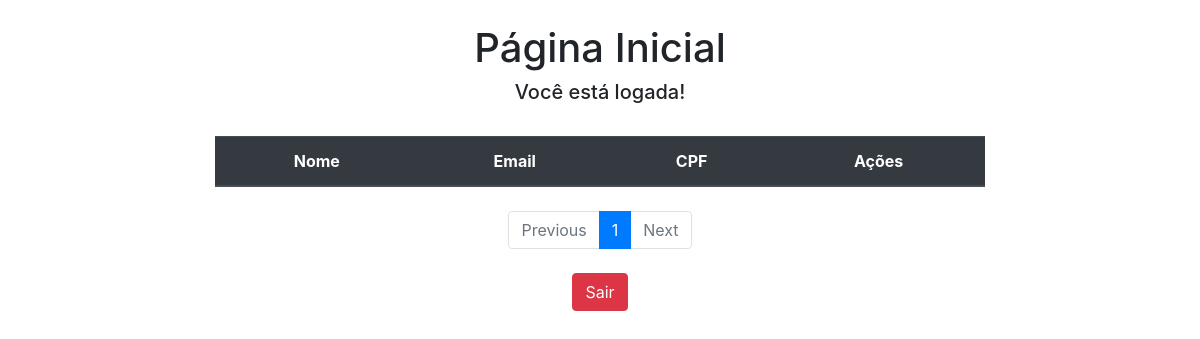
/, run on an earlier commit of the app's database.
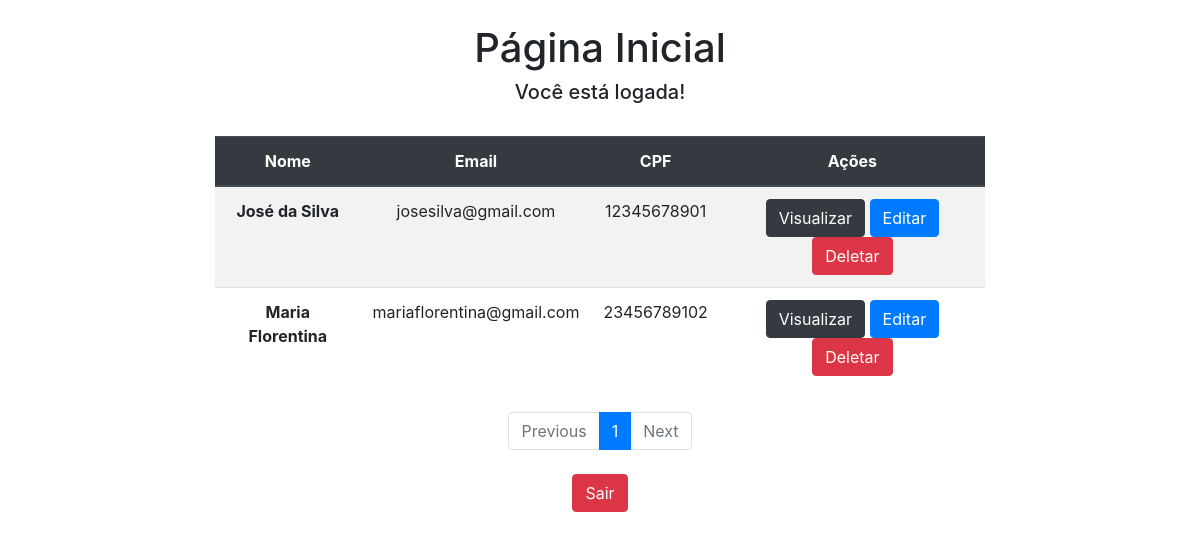
And on a later commit of the database.
### app/models.py (models this page shows)
class Usuarios(models.Model):
    nome = models.CharField(max_length=150)
    email = models.CharField(max_length=100)
    cpf = models.IntegerField(primary_key=True)
    tipo = models.BooleanField(default=False)
    password = models.CharField(max_length=100, default="")

### app/views.py (the view)
# urls.py: 2. Add a URL to urlpatterns:  path('', views.home, name='home')
def home(request):
  data = {}
  data['form'] = UsuariosForm()
  search = request.GET.get('search')
  if search:
    data['db'] = Usuarios.objects.filter(nome__icontains=search)
  else:
    data['db'] = Usuarios.objects.all()
  all = Usuarios.objects.all()
  paginator = Paginator(all, 4)
  pages = request.GET.get('page')
  data['db'] = paginator.get_page(pages)
  return render(request, 'index.html', data)

### app/templates/index.html (shortened to what this page needs)
<!DOCTYPE html>
<html lang="pt-br">
  <head>
    <link rel="stylesheet" href="https://stackpath.bootstrapcdn.com/bootstrap/4.3.1/css/bootstrap.min.css">
  </head>
  <body>
    <div class="col-8 m-auto pt-4 text-center">
      <h1>Página Inicial</h1>
      <h5>Você está logada!</h5>
    </div>
    <div class="col-8 m-auto pt-4 pb-2 text-center">
      <table class="table table-striped">
        <thead class="thead-dark">
          <tr>
            <th scope="col">Nome</th>
            <th scope="col">Email</th>
            <th scope="col">CPF</th>
            <th scope="col">Ações</th>
          </tr>
        </thead>
        <tbody>
          {% for dbs in db %}
            <tr>
              <th>{{dbs.nome}}</th>
              <td>{{dbs.email}}</td>
              <td>{{dbs.cpf}}</td>
              <td>
                <a href="view/{{dbs.cpf}}/" class="btn btn-dark">Visualizar</a>
                <a href="edit/{{dbs.cpf}}/" class="btn btn-primary">Editar</a>
                <a href="delete/{{dbs.cpf}}/" class="btn btn-danger btnDel">Deletar</a>
              </td>
            </tr>
          {% endfor %}
        </tbody>
      </table>
    </div>
    <nav aria-label="Page navigation example">
      <ul class="pagination justify-content-center">
        {% if db.has_previous %}
          <li class="page-item">
            <a class="page-link" href="?page={{ db.previous_page_number }}">Previous</a>
          </li>
        {% else %}
          <li class="page-item disabled">
            <a class="page-link" href="#" tabindex="-1" aria-disabled="true">Previous</a>
          </li>
        {% endif %}
        {% for i in db.paginator.page_range %}
          {% if db.number == i %}
            <li class="page-item active" aria-current="page">
              <span class="page-link">
                {{ i }}
              </span>
            </li>
          {% else %}
            <li class="page-item"><a class="page-link" href="?page={{ i }}">{{ i }}</a></li>
          {% endif %}
        {% endfor %}
        {% if db.has_next %}
          <li class="page-item">
            <a class="page-link" href="?page={{ db.next_page_number }}">Next</a>
          </li>
        {% else %}
          <li class="page-item disabled">
            <a class="page-link" href="#" tabindex="-1" aria-disabled="true">Next</a>
          </li>
        {% endif %}
      </ul>
    </nav>
    <div class="p-2 text-center">
      <a href="/login" class="btn btn-danger">Sair</a>
    </div>
    {% load static %}
  </body>
</html>

What changed in the data, as far as the page shows it:
added Usuarios: nome "José da Silva", email "josesilva@gmail.com", cpf "12345678901"
added Usuarios: nome "Maria Florentina", email "mariaflorentina@gmail.com", cpf "23456789102"
